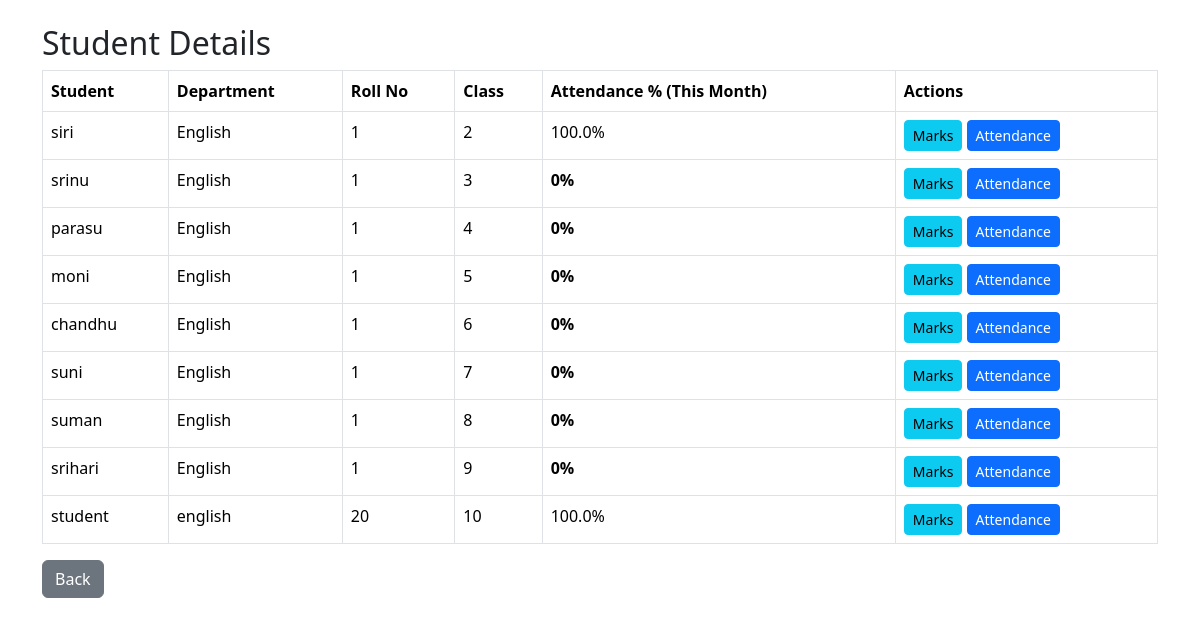
The app's page /student-list/ (signed in) with its own data.
### school/models.py (models this page shows, shortened)
class StudentProfile(models.Model):
    user = models.OneToOneField(User, on_delete=models.CASCADE)
    department = models.CharField(max_length=100)
    roll_number = models.CharField(max_length=20)
    class_level = models.CharField(max_length=50)

### school/views.py (the view)
# urls.py: path('student-list/', views.student_list, name='student_list'),
@login_required
@user_passes_test(is_admin)
def student_list(request):
    today = date.today()
    month_start = date(today.year, today.month, 1)
    month_end = date(today.year, today.month, monthrange(today.year, today.month)[1])
    students = StudentProfile.objects.all()
    student_attendance = []
    for student in students:
        total_days = Attendance.objects.filter(student=student, date__range=(month_start, month_end)).count()
        present_days = Attendance.objects.filter(student=student, date__range=(month_start, month_end), status='Present').count()
        percentage = round((present_days / total_days) * 100, 2) if total_days > 0 else 0
        student_attendance.append((student, percentage))
    return render(request, 'student_list.html', {'student_attendance': student_attendance})

### school/views.py (called while the page is built)
def is_admin(user):
    return user.is_superuser or user.groups.filter(name='Admin').exists()

### school/templates/student_list.html (shortened to what this page needs)
{% load static %}
<!DOCTYPE html>
<html>
<head>
    <link rel="stylesheet" href="{% static 'css/bootstrap.min.css' %}">
</head>
<body>
<div class="container mt-4">
    <h2>Student Details</h2>
    <table class="table table-bordered">
        <thead>
            <tr>
                <th>Student</th>
                <th>Department</th>
                <th>Roll No</th>
                <th>Class</th>
                <th>Attendance % (This Month)</th>
                <th>Actions</th>
            </tr>
        </thead>
        <tbody>
            {% for student, percentage in student_attendance %}
            <tr>
                <td>{{ student.user.username }}</td>
                <td>{{ student.department }}</td>
                <td>{{ student.roll_number }}</td>
                <td>{{ student.class_level }}</td>
                <td class="{% if percentage < 75 %}low-attendance{% endif %}">{{ percentage }}%</td>
                <td>
                    <a href="{% url 'edit_marks' student.id %}" class="btn btn-info btn-sm">Marks</a>
                    <a href="{% url 'manage_attendance' student.id %}" class="btn btn-primary btn-sm">Attendance</a>
                </td>
            </tr>
            {% empty %}
            <tr><td colspan="6">No students found.</td></tr>
            {% endfor %}
        </tbody>
    </table>
    <a href="{% url 'admin_dashboard' %}" class="btn btn-secondary">Back</a>
</div>
</body>
</html>

### school/templates/student_list.html (style rules this page uses)
.low-attendance { color: red; font-weight: bold; }

### records on screen
StudentProfile: user.username "siri", department "English", roll_number "1", class_level "2", percentage "100.0"
StudentProfile: user.username "srinu", department "English", roll_number "1", class_level "3", percentage "0"
StudentProfile: user.username "parasu", department "English", roll_number "1", class_level "4", percentage "0"
StudentProfile: user.username "moni", department "English", roll_number "1", class_level "5", percentage "0"
StudentProfile: user.username "chandhu", department "English", roll_number "1", class_level "6", percentage "0"
StudentProfile: user.username "suni", department "English", roll_number "1", class_level "7", percentage "0"
StudentProfile: user.username "suman", department "English", roll_number "1", class_level "8", percentage "0"
StudentProfile: user.username "srihari", department "English", roll_number "1", class_level "9", percentage "0"
StudentProfile: user.username "student", department "english", roll_number "20", class_level "10", percentage "100.0"
